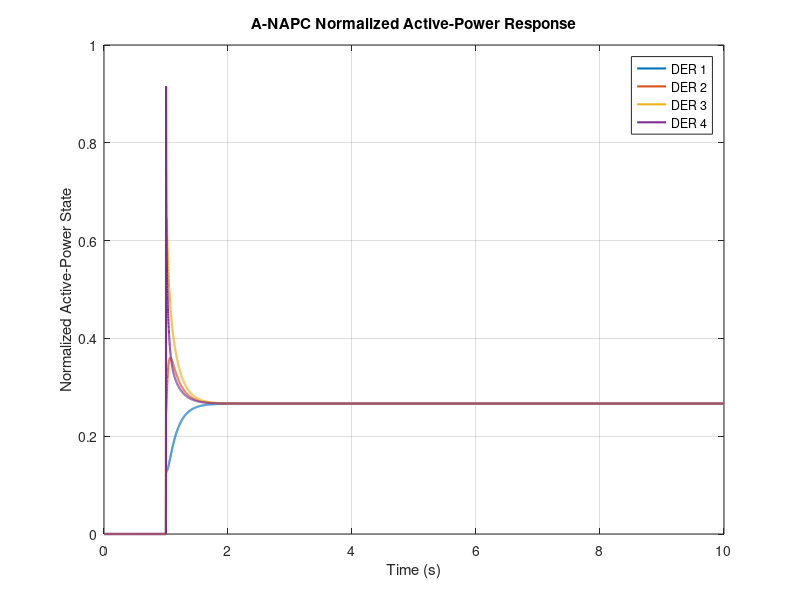

Recreate this plot in MATLAB. (Note: this script raises an error after producing the figure.)
clc;
clear;
close all;

h= -0.1;

B=[10 -10 0 0;
    -10 20 -10 0;
    0 -10 20 -10;
    0 0 -10 10];
L = [2 -1 0 -1;
     -1 2 -1 0;
     0 -1 2 -1;
     -1 0 -1 2];
D = diag([1 2 4 8]);

A= h*B*D*L*D;



B = [ 1 1 1 1]';
C = [1 0 0 0];
D_d = [0];

sys = ss(A,B,C,D_d);

% Time vector
dt = 0.001;
t = 0:dt:10;

% Approximate impulse at t = 1
u = zeros(size(t));

% Pulse width = dt, area = 1
u(t == 1) = 1/dt;

% Simulate
[y,t,x] = lsim(sys,u,t);

x_n = x ./ [8 4 2 1];
% Plot
plot(t,x_n,'LineWidth',1.5);
xlabel('Time (s)');
ylabel('States');
grid on;

%% Experiment 1 numerical results

% Improve and save the figure
title('A-NAPC Normalized Active-Power Response');
ylabel('Normalized Active-Power State');
legend('DER 1','DER 2','DER 3','DER 4','Location','best');
xlim([0 10]);

exportgraphics(gcf,'Experiment1_ANAPC_Baseline.png','Resolution',300);

%% 1. Calculate all system eigenvalues
lambda = eig(A);

% Remove the expected zero consensus eigenvalue
zero_tolerance = 1e-8;
lambda_effective = lambda(abs(lambda) > zero_tolerance);

% The dominant effective pole is closest to zero
[~,dominant_index] = max(real(lambda_effective));
dominant_pole = lambda_effective(dominant_index);

% Positive stability-margin convention
stability_margin = -real(dominant_pole);

%% 2. Final normalized state values
final_normalized_states = x_n(end,:);

% Difference between highest and lowest final normalized state
final_consensus_error = max(final_normalized_states) ...
                      - min(final_normalized_states);

% Mean final normalized value
final_consensus_value = mean(final_normalized_states);

%% 3. Estimate 2 percent consensus settling time
consensus_at_each_time = mean(x_n,2);

disagreement = max( ...
    abs(x_n - consensus_at_each_time), ...
    [],2);

settling_tolerance = 0.02 * abs(final_consensus_value);
start_index = find(t >= 1,1);

settling_index = NaN;

for k = start_index:length(t)
    if all(disagreement(k:end) <= settling_tolerance)
        settling_index = k;
        break
    end
end

if isnan(settling_index)
    settling_time = NaN;
else
    % Time elapsed after the disturbance at t = 1 second
    settling_time = t(settling_index) - 1;
end

%% 4. Display results in Command Window
fprintf('\nEXPERIMENT 1: A-NAPC BASELINE\n');
fprintf('--------------------------------------\n');

disp('All eigenvalues:');
disp(lambda);

disp('Effective eigenvalues:');
disp(lambda_effective);

fprintf('Dominant effective pole: %.6f %+.6fi\n', ...
    real(dominant_pole),imag(dominant_pole));

fprintf('Effective stability margin: %.6f\n', ...
    stability_margin);

fprintf('Final normalized states:\n');
disp(final_normalized_states);

fprintf('Final consensus value: %.6f\n', ...
    final_consensus_value);

fprintf('Final consensus error: %.10f\n', ...
    final_consensus_error);

fprintf('Approximate 2%% consensus settling time: %.4f s\n', ...
    settling_time);

%% 5. Create and save a results table
Metric = [
    "Stability Margin"
    "Dominant Pole Real Part"
    "Dominant Pole Imaginary Part"
    "Final Consensus Value"
    "Final Consensus Error"
    "Two Percent Settling Time"
];

Value = [
    stability_margin
    real(dominant_pole)
    imag(dominant_pole)
    final_consensus_value
    final_consensus_error
    settling_time
];

Experiment1Results = table(Metric,Value);

disp(Experiment1Results);
writetable(Experiment1Results,'Experiment1_ANAPC_Results.csv');
